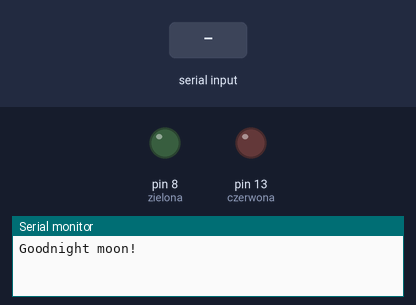
This sketch was run on a simulated Arduino Uno, built with avr-gcc and run on an emulated ATmega328P. On the bench: output pins drawn as LEDs (lit = HIGH), the last lines printed to the serial monitor. The inputs (shaded band) are chosen by the test bench.

Above: at 1.2 s.
1.3 s: byte 170 (170) received over Serial
At 1.7 s:
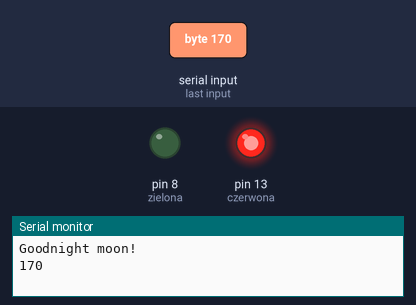
Timing chart, 0 to 4.8 s (numbered marks = the images above; inputs shaded):
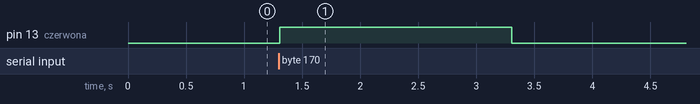

The sketch:

Sterowanie_przez_RS__for_Culey_.ino
```cpp
//#include <SoftwareSerial.h>
#define zielona 8
#define czerwona 13
//SoftwareSerial mySerial(10, 11); // RX, TX
int odebraneDane = 0; //Pusty ciąg odebranych danych

void setup() {
  Serial.begin(1200); //Uruchomienie komunikacji

 while (!Serial) {
    ; // wait for serial port to connect. Needed for native USB port only
   }
   Serial.println("Goodnight moon!");
  pinMode(zielona, OUTPUT); //Konfiguracja wyjść
  pinMode(czerwona, OUTPUT);
   digitalWrite(zielona, LOW); //Wyłączamy diody
  digitalWrite(czerwona, LOW);
  // set the data rate for the SoftwareSerial port
//  mySerial.begin(1200);
//  mySerial.println("Hello, world?1");
}
void loop() {
  if(Serial.available() > 0) { //Czy Arduino odebrało dane
    odebraneDane = Serial.read(); //Jeśli tak, to odczytaj je do znaku końca linii i zapisz w zmiennej odebraneDane
    Serial.println(odebraneDane); //Wyświetl komunikat

   if (odebraneDane == 170) { //Jeśli odebrano słowo "czerwona"
      digitalWrite(czerwona, HIGH); //To włączamy diodę czerwoną
      delay(2000);
      digitalWrite(czerwona, LOW);
    }


}
}
```

Measured:
- after the input at 1.3 s, pin 13 (czerwona): LOW → HIGH at once, → LOW 2.0 s later
